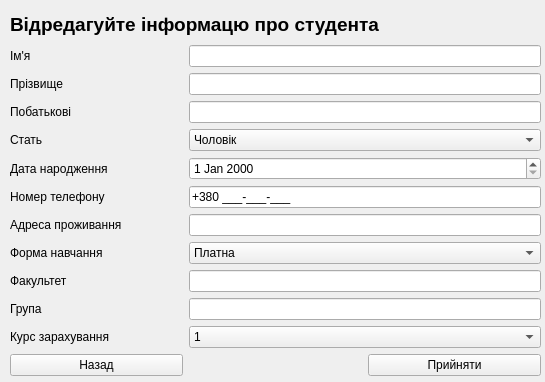
<?xml version="1.0" encoding="UTF-8"?>
<ui version="4.0">
 <class>changeStudentInfo</class>
 <widget class="QWidget" name="changeStudentInfo">
  <property name="geometry">
   <rect>
    <x>0</x>
    <y>0</y>
    <width>545</width>
    <height>382</height>
   </rect>
  </property>
  <property name="windowTitle">
   <string>Form</string>
  </property>
  <widget class="QWidget" name="layoutWidget">
   <property name="geometry">
    <rect>
     <x>10</x>
     <y>10</y>
     <width>531</width>
     <height>366</height>
    </rect>
   </property>
   <layout class="QGridLayout" name="gridLayout">
    <item row="12" column="2">
     <widget class="QPushButton" name="pushButton_2">
      <property name="text">
       <string>Прийняти</string>
      </property>
     </widget>
    </item>
    <item row="1" column="0">
     <widget class="QLabel" name="label">
      <property name="layoutDirection">
       <enum>Qt::RightToLeft</enum>
      </property>
      <property name="text">
       <string>Ім'я</string>
      </property>
     </widget>
    </item>
    <item row="1" column="1" colspan="2">
     <widget class="QLineEdit" name="lineEdit">
      <property name="inputMask">
       <string>AAAAAAAAAAAAAAAAAAAA</string>
      </property>
      <property name="maxLength">
       <number>20</number>
      </property>
     </widget>
    </item>
    <item row="2" column="1" colspan="2">
     <widget class="QLineEdit" name="lineEdit_2">
      <property name="inputMask">
       <string>AAAAAAAAAAAAAAAAAAAAAAAAA</string>
      </property>
     </widget>
    </item>
    <item row="3" column="0">
     <widget class="QLabel" name="label_3">
      <property name="layoutDirection">
       <enum>Qt::RightToLeft</enum>
      </property>
      <property name="text">
       <string>Побатькові</string>
      </property>
     </widget>
    </item>
    <item row="2" column="0">
     <widget class="QLabel" name="label_2">
      <property name="layoutDirection">
       <enum>Qt::RightToLeft</enum>
      </property>
      <property name="text">
       <string>Прізвище</string>
      </property>
     </widget>
    </item>
    <item row="3" column="1" colspan="2">
     <widget class="QLineEdit" name="lineEdit_3">
      <property name="inputMask">
       <string>AAAAAAAAAAAAAAAAAAAAAAAAA</string>
      </property>
     </widget>
    </item>
    <item row="5" column="0">
     <widget class="QLabel" name="label_6">
      <property name="layoutDirection">
       <enum>Qt::RightToLeft</enum>
      </property>
      <property name="text">
       <string>Дата народження</string>
      </property>
     </widget>
    </item>
    <item row="4" column="1" colspan="2">
     <widget class="QComboBox" name="comboBox">
      <property name="layoutDirection">
       <enum>Qt::LeftToRight</enum>
      </property>
      <property name="currentText">
       <string>Чоловік</string>
      </property>
      <property name="currentIndex">
       <number>0</number>
      </property>
      <property name="maxVisibleItems">
       <number>10</number>
      </property>
      <item>
       <property name="text">
        <string>Чоловік</string>
       </property>
      </item>
      <item>
       <property name="text">
        <string>Жінка</string>
       </property>
      </item>
     </widget>
    </item>
    <item row="4" column="0">
     <widget class="QLabel" name="label_4">
      <property name="layoutDirection">
       <enum>Qt::RightToLeft</enum>
      </property>
      <property name="text">
       <string>Стать</string>
      </property>
     </widget>
    </item>
    <item row="6" column="0">
     <widget class="QLabel" name="label_7">
      <property name="layoutDirection">
       <enum>Qt::RightToLeft</enum>
      </property>
      <property name="text">
       <string>Номер телефону</string>
      </property>
     </widget>
    </item>
    <item row="5" column="1" colspan="2">
     <widget class="QDateEdit" name="dateEdit"/>
    </item>
    <item row="6" column="1" colspan="2">
     <widget class="QLineEdit" name="lineEdit_7">
      <property name="inputMask">
       <string>+38\0 999-999-999;_</string>
      </property>
      <property name="text">
       <string>+380 --</string>
      </property>
     </widget>
    </item>
    <item row="7" column="0">
     <widget class="QLabel" name="label_8">
      <property name="layoutDirection">
       <enum>Qt::RightToLeft</enum>
      </property>
      <property name="text">
       <string>Адреса проживання</string>
      </property>
     </widget>
    </item>
    <item row="7" column="1" colspan="2">
     <widget class="QLineEdit" name="lineEdit_8"/>
    </item>
    <item row="8" column="0">
     <widget class="QLabel" name="label_9">
      <property name="layoutDirection">
       <enum>Qt::RightToLeft</enum>
      </property>
      <property name="text">
       <string>Форма навчання</string>
      </property>
     </widget>
    </item>
    <item row="9" column="1" colspan="2">
     <widget class="QLineEdit" name="lineEdit_4">
      <property name="inputMask">
       <string>AAAAAAAAAAAAAAAAAAAAAAAAA</string>
      </property>
     </widget>
    </item>
    <item row="8" column="1" colspan="2">
     <widget class="QComboBox" name="comboBox_2">
      <item>
       <property name="text">
        <string>Платна</string>
       </property>
      </item>
      <item>
       <property name="text">
        <string>Державна</string>
       </property>
      </item>
     </widget>
    </item>
    <item row="9" column="0">
     <widget class="QLabel" name="label_11">
      <property name="layoutDirection">
       <enum>Qt::RightToLeft</enum>
      </property>
      <property name="text">
       <string>Факультет</string>
      </property>
     </widget>
    </item>
    <item row="11" column="1" colspan="2">
     <widget class="QComboBox" name="comboBox_3">
      <item>
       <property name="text">
        <string>1</string>
       </property>
      </item>
      <item>
       <property name="text">
        <string>2</string>
       </property>
      </item>
      <item>
       <property name="text">
        <string>3</string>
       </property>
      </item>
     </widget>
    </item>
    <item row="10" column="0">
     <widget class="QLabel" name="label_12">
      <property name="layoutDirection">
       <enum>Qt::RightToLeft</enum>
      </property>
      <property name="text">
       <string>Група</string>
      </property>
     </widget>
    </item>
    <item row="12" column="0">
     <widget class="QPushButton" name="pushButton">
      <property name="text">
       <string>Назад</string>
      </property>
     </widget>
    </item>
    <item row="10" column="1" colspan="2">
     <widget class="QLineEdit" name="lineEdit_5">
      <property name="inputMask">
       <string>AAAAAAAAAAAAAAAAAAAAAAAAA</string>
      </property>
     </widget>
    </item>
    <item row="11" column="0">
     <widget class="QLabel" name="label_13">
      <property name="layoutDirection">
       <enum>Qt::RightToLeft</enum>
      </property>
      <property name="text">
       <string>Курс зарахування</string>
      </property>
     </widget>
    </item>
    <item row="0" column="0" colspan="3">
     <widget class="QLabel" name="label_10">
      <property name="font">
       <font>
        <pointsize>14</pointsize>
        <weight>75</weight>
        <bold>true</bold>
       </font>
      </property>
      <property name="text">
       <string>Відредагуйте інформацю про студента</string>
      </property>
     </widget>
    </item>
   </layout>
  </widget>
 </widget>
 <resources/>
 <connections/>
</ui>
